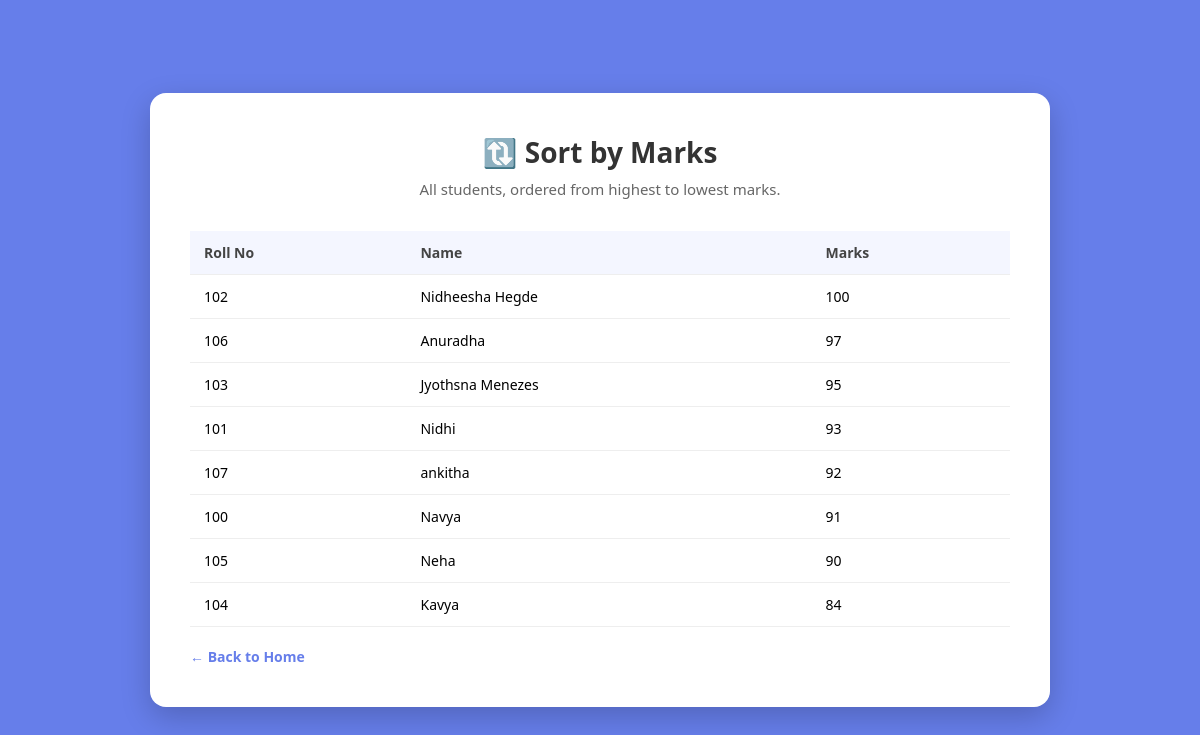
The page /sorted (signed in) on the database its author committed.
### tables this page shows
CREATE TABLE students (
            id INTEGER PRIMARY KEY AUTOINCREMENT,
            roll_no INTEGER NOT NULL UNIQUE,
            name TEXT NOT NULL,
            marks INTEGER NOT NULL
        );

### app.py (the view)
@app.route("/sorted")
@login_required
def sorted_students():
    students = database.get_students_sorted_by_marks()
    return render_template("sorted.html", students=students)

### app.py (called while the page is built)
def login_required(view_function):
    @wraps(view_function)
    def wrapped_view(*args, **kwargs):
        if "user_id" not in session:
            return redirect(url_for("login"))
        return view_function(*args, **kwargs)
    return wrapped_view

### database.py (called while the page is built)
def get_connection():
    connection = sqlite3.connect(DATABASE_NAME)
    connection.row_factory = sqlite3.Row  # lets us access columns by name, like row["name"]
    return connection

def get_students_sorted_by_marks():
    connection = get_connection()
    cursor = connection.cursor()
    cursor.execute("SELECT * FROM students ORDER BY marks DESC")
    rows = cursor.fetchall()
    connection.close()
    return rows

### templates/sorted.html (shortened to what this page needs)
<!DOCTYPE html>
<html lang="en">
<head>
    <link rel="stylesheet" href="{{ url_for('static', filename='style.css') }}">
</head>
<body>
    <div class="container container-wide">
        <h1>🔃 Sort by Marks</h1>
        <p class="subtitle">All students, ordered from highest to lowest marks.</p>
        {% if students|length == 0 %}
            <p class="empty-message">No students added yet. Go to "Add Student" to add your first one.</p>
        {% else %}
            <table class="student-table">
                <thead>
                    <tr>
                        <th>Roll No</th>
                        <th>Name</th>
                        <th>Marks</th>
                    </tr>
                </thead>
                <tbody>
                    {% for student in students %}
                    <tr>
                        <td>{{ student["roll_no"] }}</td>
                        <td>{{ student["name"] }}</td>
                        <td>{{ student["marks"] }}</td>
                    </tr>
                    {% endfor %}
                </tbody>
            </table>
        {% endif %}
        <a href="/" class="back-link">&larr; Back to Home</a>
    </div>
</body>
</html>

### static/style.css (style rules this page uses)
* { margin: 0; padding: 0; box-sizing: border-box; }
body { font-family: 'Segoe UI', Arial, sans-serif; background: #667eea; min-height: 100vh; display: flex; align-items: center; justify-content: center; padding: 20px; }
.container { background: #ffffff; max-width: 800px; width: 100%; padding: 40px; border-radius: 16px; box-shadow: 0 10px 30px rgba(0, 0, 0, 0.2); }
h1 { text-align: center; color: #333333; font-size: 28px; margin-bottom: 8px; }
.subtitle { text-align: center; color: #666666; margin-bottom: 32px; font-size: 15px; }
.back-link { display: inline-block; margin-top: 20px; color: #667eea; text-decoration: none; font-weight: 600; font-size: 14px; }
.container-wide { max-width: 900px; }
.student-table { width: 100%; border-collapse: collapse; margin-top: 10px; }
.student-table th, .student-table td { text-align: left; padding: 12px 14px; border-bottom: 1px solid #eeeeee; font-size: 14px; }
.student-table th { background: #f4f6ff; color: #444444; font-weight: 700; }

### rows shown on the page
students: roll_no "102", name "Nidheesha Hegde", marks "100"
students: roll_no "106", name "Anuradha", marks "97"
students: roll_no "103", name "Jyothsna Menezes", marks "95"
students: roll_no "101", name "Nidhi", marks "93"
students: roll_no "107", name "ankitha", marks "92"
students: roll_no "100", name "Navya", marks "91"
students: roll_no "105", name "Neha", marks "90"
students: roll_no "104", name "Kavya", marks "84"
